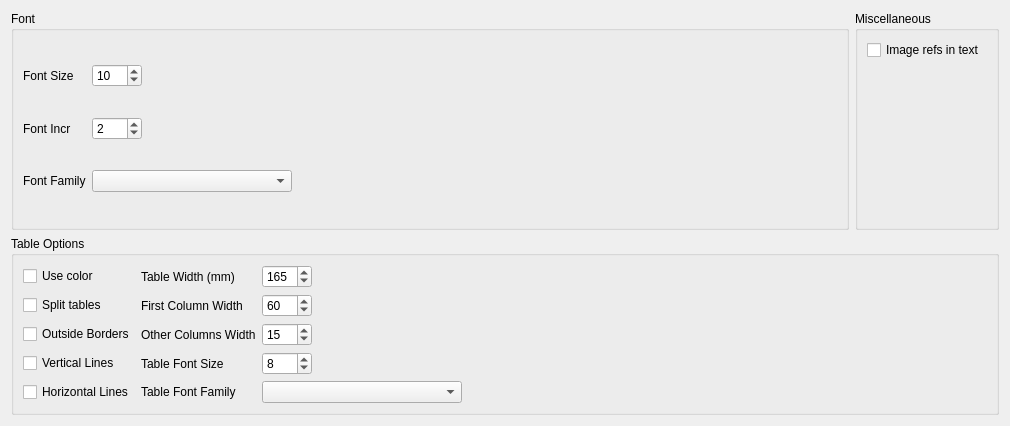
     <widget class="QWidget" name="MIF">
      <attribute name="title">
       <string>MIF</string>
      </attribute>
      <layout class="QGridLayout" name="gridLayout_18">
       <item row="0" column="0">
        <widget class="QGroupBox" name="groupBox_MIF_font">
         <property name="title">
          <string>Font</string>
         </property>
         <layout class="QGridLayout" name="gridLayout_15">
          <item row="2" column="0">
           <widget class="QLabel" name="label_MIF_font_family">
            <property name="text">
             <string>Font Family</string>
            </property>
           </widget>
          </item>
          <item row="1" column="2" colspan="2">
           <spacer name="horizontalSpacer_17">
            <property name="orientation">
             <enum>Qt::Horizontal</enum>
            </property>
            <property name="sizeHint" stdset="0">
             <size>
              <width>545</width>
              <height>20</height>
             </size>
            </property>
           </spacer>
          </item>
          <item row="0" column="0">
           <widget class="QLabel" name="label_MIF_font_size">
            <property name="text">
             <string>Font Size</string>
            </property>
           </widget>
          </item>
          <item row="2" column="3">
           <spacer name="horizontalSpacer_40">
            <property name="orientation">
             <enum>Qt::Horizontal</enum>
            </property>
            <property name="sizeHint" stdset="0">
             <size>
              <width>395</width>
              <height>20</height>
             </size>
            </property>
           </spacer>
          </item>
          <item row="1" column="1">
           <widget class="QSpinBox" name="spinBox_MIF_font_incr">
            <property name="sizePolicy">
             <sizepolicy hsizetype="Fixed" vsizetype="Fixed">
              <horstretch>0</horstretch>
              <verstretch>0</verstretch>
             </sizepolicy>
            </property>
            <property name="minimumSize">
             <size>
              <width>50</width>
              <height>0</height>
             </size>
            </property>
            <property name="maximumSize">
             <size>
              <width>50</width>
              <height>16777215</height>
             </size>
            </property>
            <property name="maximum">
             <number>20</number>
            </property>
            <property name="value">
             <number>2</number>
            </property>
           </widget>
          </item>
          <item row="0" column="2" colspan="2">
           <spacer name="horizontalSpacer_18">
            <property name="orientation">
             <enum>Qt::Horizontal</enum>
            </property>
            <property name="sizeHint" stdset="0">
             <size>
              <width>545</width>
              <height>20</height>
             </size>
            </property>
           </spacer>
          </item>
          <item row="1" column="0">
           <widget class="QLabel" name="label_MIF_font_incr">
            <property name="text">
             <string>Font Incr</string>
            </property>
           </widget>
          </item>
          <item row="0" column="1">
           <widget class="QSpinBox" name="spinBox_MIF_font_size">
            <property name="sizePolicy">
             <sizepolicy hsizetype="Fixed" vsizetype="Fixed">
              <horstretch>0</horstretch>
              <verstretch>0</verstretch>
             </sizepolicy>
            </property>
            <property name="minimumSize">
             <size>
              <width>50</width>
              <height>0</height>
             </size>
            </property>
            <property name="maximumSize">
             <size>
              <width>50</width>
              <height>16777215</height>
             </size>
            </property>
            <property name="maximum">
             <number>80</number>
            </property>
            <property name="value">
             <number>10</number>
            </property>
           </widget>
          </item>
          <item row="2" column="1" colspan="2">
           <widget class="QComboBox" name="comboBox_MIF_font_family">
            <property name="sizePolicy">
             <sizepolicy hsizetype="Fixed" vsizetype="Fixed">
              <horstretch>0</horstretch>
              <verstretch>0</verstretch>
             </sizepolicy>
            </property>
            <property name="minimumSize">
             <size>
              <width>200</width>
              <height>0</height>
             </size>
            </property>
            <property name="maximumSize">
             <size>
              <width>200</width>
              <height>16777215</height>
             </size>
            </property>
           </widget>
          </item>
         </layout>
        </widget>
       </item>
       <item row="0" column="1">
        <widget class="QGroupBox" name="groupBox_MIF_miscellaneous">
         <property name="title">
          <string>Miscellaneous</string>
         </property>
         <layout class="QGridLayout" name="gridLayout_17">
          <item row="0" column="0">
           <widget class="QCheckBox" name="checkBox_MIF_image_ref_in_text">
            <property name="minimumSize">
             <size>
              <width>120</width>
              <height>0</height>
             </size>
            </property>
            <property name="maximumSize">
             <size>
              <width>120</width>
              <height>16777215</height>
             </size>
            </property>
            <property name="text">
             <string>Image refs in text  </string>
            </property>
           </widget>
          </item>
          <item row="1" column="0">
           <spacer name="verticalSpacer_2">
            <property name="orientation">
             <enum>Qt::Vertical</enum>
            </property>
            <property name="sizeHint" stdset="0">
             <size>
              <width>20</width>
              <height>158</height>
             </size>
            </property>
           </spacer>
          </item>
         </layout>
        </widget>
       </item>
       <item row="1" column="0" colspan="2">
        <widget class="QGroupBox" name="groupBox_MIF_table_options">
         <property name="title">
          <string>Table Options</string>
         </property>
         <layout class="QGridLayout" name="gridLayout_16">
          <item row="0" column="0">
           <widget class="QCheckBox" name="checkBox_MIF_table_use_color">
            <property name="text">
             <string>Use color</string>
            </property>
           </widget>
          </item>
          <item row="0" column="1">
           <widget class="QLabel" name="label_MIF_table_width">
            <property name="text">
             <string>Table Width (mm)</string>
            </property>
           </widget>
          </item>
          <item row="0" column="2">
           <widget class="QSpinBox" name="spinBox_MIF_table_width">
            <property name="sizePolicy">
             <sizepolicy hsizetype="Fixed" vsizetype="Fixed">
              <horstretch>0</horstretch>
              <verstretch>0</verstretch>
             </sizepolicy>
            </property>
            <property name="minimumSize">
             <size>
              <width>50</width>
              <height>0</height>
             </size>
            </property>
            <property name="maximumSize">
             <size>
              <width>50</width>
              <height>16777215</height>
             </size>
            </property>
            <property name="maximum">
             <number>10000</number>
            </property>
            <property name="value">
             <number>165</number>
            </property>
           </widget>
          </item>
          <item row="0" column="3" colspan="2">
           <spacer name="horizontalSpacer_19">
            <property name="orientation">
             <enum>Qt::Horizontal</enum>
            </property>
            <property name="sizeHint" stdset="0">
             <size>
              <width>521</width>
              <height>20</height>
             </size>
            </property>
           </spacer>
          </item>
          <item row="1" column="0">
           <widget class="QCheckBox" name="checkBox_MIF_table_split_tables">
            <property name="text">
             <string>Split tables</string>
            </property>
           </widget>
          </item>
          <item row="1" column="1">
           <widget class="QLabel" name="label_MIF_table_first_col_width">
            <property name="text">
             <string>First Column Width</string>
            </property>
           </widget>
          </item>
          <item row="1" column="2">
           <widget class="QSpinBox" name="spinBox_MIF_table_first_col_width">
            <property name="sizePolicy">
             <sizepolicy hsizetype="Fixed" vsizetype="Fixed">
              <horstretch>0</horstretch>
              <verstretch>0</verstretch>
             </sizepolicy>
            </property>
            <property name="minimumSize">
             <size>
              <width>50</width>
              <height>0</height>
             </size>
            </property>
            <property name="maximumSize">
             <size>
              <width>50</width>
              <height>16777215</height>
             </size>
            </property>
            <property name="maximum">
             <number>10000</number>
            </property>
            <property name="value">
             <number>60</number>
            </property>
           </widget>
          </item>
          <item row="1" column="3" colspan="2">
           <spacer name="horizontalSpacer_20">
            <property name="orientation">
             <enum>Qt::Horizontal</enum>
            </property>
            <property name="sizeHint" stdset="0">
             <size>
              <width>521</width>
              <height>20</height>
             </size>
            </property>
           </spacer>
          </item>
          <item row="2" column="0">
           <widget class="QCheckBox" name="checkBox_MIF_table_outside_borders">
            <property name="text">
             <string>Outside Borders</string>
            </property>
           </widget>
          </item>
          <item row="2" column="1">
           <widget class="QLabel" name="label_MIF_table_other_col_width">
            <property name="text">
             <string>Other Columns Width</string>
            </property>
           </widget>
          </item>
          <item row="2" column="2">
           <widget class="QSpinBox" name="spinBox_MIF_table_other_col_width">
            <property name="sizePolicy">
             <sizepolicy hsizetype="Fixed" vsizetype="Fixed">
              <horstretch>0</horstretch>
              <verstretch>0</verstretch>
             </sizepolicy>
            </property>
            <property name="minimumSize">
             <size>
              <width>50</width>
              <height>0</height>
             </size>
            </property>
            <property name="maximumSize">
             <size>
              <width>50</width>
              <height>16777215</height>
             </size>
            </property>
            <property name="maximum">
             <number>10000</number>
            </property>
            <property name="value">
             <number>15</number>
            </property>
           </widget>
          </item>
          <item row="2" column="3" colspan="2">
           <spacer name="horizontalSpacer_21">
            <property name="orientation">
             <enum>Qt::Horizontal</enum>
            </property>
            <property name="sizeHint" stdset="0">
             <size>
              <width>521</width>
              <height>20</height>
             </size>
            </property>
           </spacer>
          </item>
          <item row="3" column="0">
           <widget class="QCheckBox" name="checkBox_MIF_table_vertical_lines">
            <property name="text">
             <string>Vertical Lines</string>
            </property>
           </widget>
          </item>
          <item row="3" column="1">
           <widget class="QLabel" name="label_MIF_table_font_size">
            <property name="text">
             <string>Table Font Size</string>
            </property>
           </widget>
          </item>
          <item row="3" column="2">
           <widget class="QSpinBox" name="spinBox_MIF_table_font_size">
            <property name="sizePolicy">
             <sizepolicy hsizetype="Fixed" vsizetype="Fixed">
              <horstretch>0</horstretch>
              <verstretch>0</verstretch>
             </sizepolicy>
            </property>
            <property name="minimumSize">
             <size>
              <width>50</width>
              <height>0</height>
             </size>
            </property>
            <property name="maximumSize">
             <size>
              <width>50</width>
              <height>16777215</height>
             </size>
            </property>
            <property name="maximum">
             <number>100</number>
            </property>
            <property name="value">
             <number>8</number>
            </property>
           </widget>
          </item>
          <item row="3" column="3" colspan="2">
           <spacer name="horizontalSpacer_22">
            <property name="orientation">
             <enum>Qt::Horizontal</enum>
            </property>
            <property name="sizeHint" stdset="0">
             <size>
              <width>521</width>
              <height>20</height>
             </size>
            </property>
           </spacer>
          </item>
          <item row="4" column="0">
           <widget class="QCheckBox" name="checkBox_MIF_table_horizontal_lines">
            <property name="text">
             <string>Horizontal Lines</string>
            </property>
           </widget>
          </item>
          <item row="4" column="1">
           <widget class="QLabel" name="label_MIF_table_font_family">
            <property name="text">
             <string>Table Font Family</string>
            </property>
           </widget>
          </item>
          <item row="4" column="2" colspan="2">
           <widget class="QComboBox" name="comboBox_MIF_table_font_family">
            <property name="sizePolicy">
             <sizepolicy hsizetype="Fixed" vsizetype="Fixed">
              <horstretch>0</horstretch>
              <verstretch>0</verstretch>
             </sizepolicy>
            </property>
            <property name="minimumSize">
             <size>
              <width>200</width>
              <height>0</height>
             </size>
            </property>
            <property name="maximumSize">
             <size>
              <width>200</width>
              <height>16777215</height>
             </size>
            </property>
           </widget>
          </item>
          <item row="4" column="4">
           <spacer name="horizontalSpacer_46">
            <property name="orientation">
             <enum>Qt::Horizontal</enum>
            </property>
            <property name="sizeHint" stdset="0">
             <size>
              <width>40</width>
              <height>20</height>
             </size>
            </property>
           </spacer>
          </item>
         </layout>
        </widget>
       </item>
      </layout>
     </widget>
